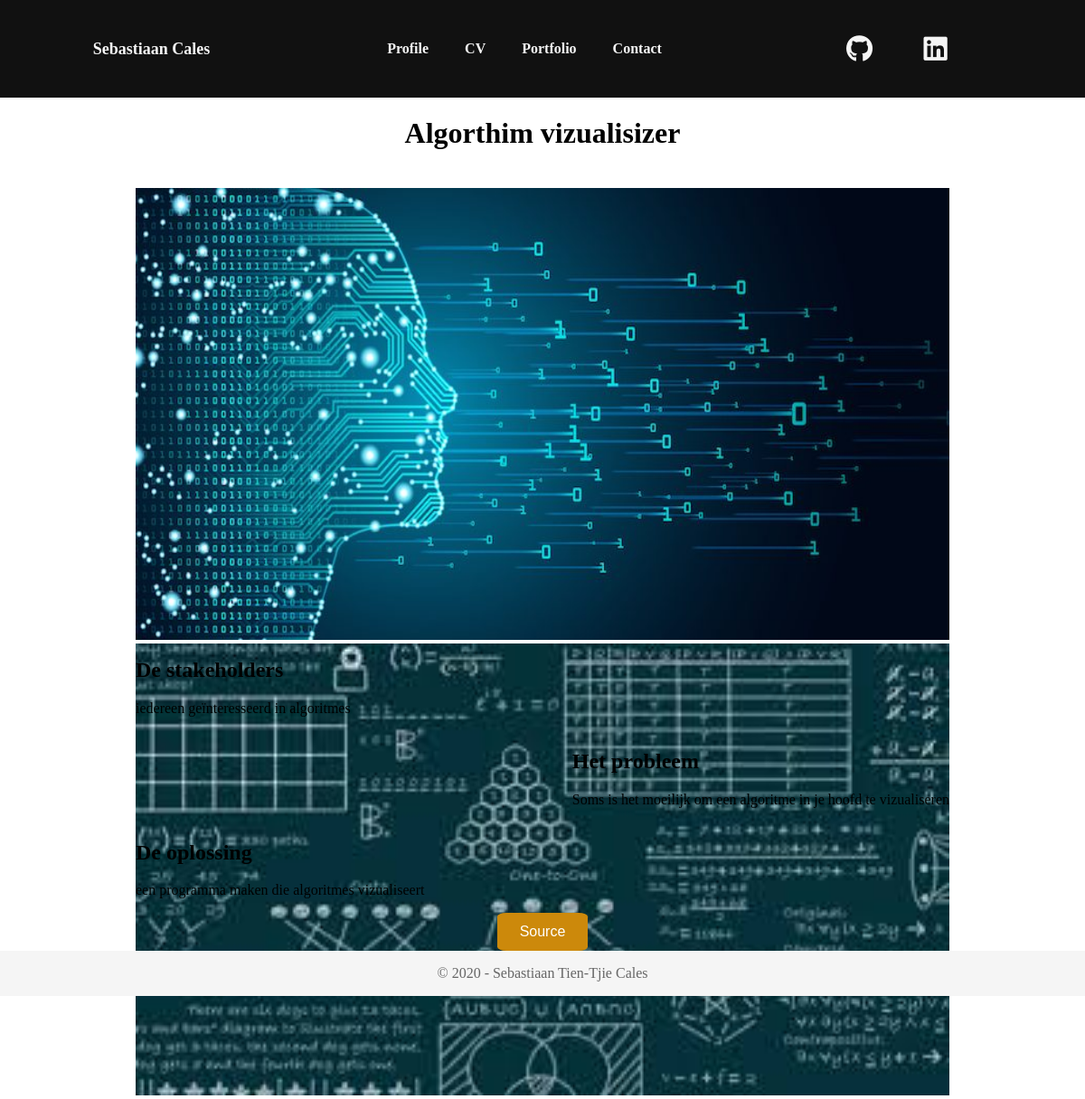
/portfolio/Algorthim vizualisizer, run on the app's committed database.
### portfolio/models.py (models this page shows, shortened)
class Project(models.Model):
	project_id = models.AutoField(primary_key=True)
	project_title = models.CharField(max_length= 50)
	live_link = models.URLField(null=True, blank=True)
	github_link = models.URLField(null=True, blank=True)
	date_start = models.CharField(max_length=100)
	date_end = models.CharField(max_length = 100, null=True)
	profile = models.ForeignKey(Profile, on_delete=models.CASCADE)

class Image(models.Model):
	image = models.ImageField(upload_to = 'pics')
	thumbnail = models.BooleanField()
	profile = models.ForeignKey(Profile, on_delete=models.CASCADE, null=True, blank=True)
	project = models.ForeignKey(Project, on_delete=models.CASCADE, null=True, blank=True)

class Description(models.Model):
	project = models.OneToOneField(
		Project,
		on_delete=models.CASCADE,
		primary_key=True,
	)
	short = models.TextField()
	stakeholders = models.TextField()
	problem = models.TextField()
	solution= models.TextField()

### portfolio/views.py (the view)
# urls.py: path('portfolio/<project_title>', ProjectDetailView.as_view(), name = "portfolio-project-detail"),
class ProjectDetailView(DetailView):
      model = Project
      template_name = 'portfolio/project_details.html'
      context_object_name = "project"
      slug_field = "project_title"
      slug_url_kwarg = "project_title"
      def get_context_data(self, **kwargs):
          context = super().get_context_data(**kwargs)
          project = get_object_or_404(Project, project_title =self.kwargs.get('project_title'))
          context['images'] = Image.objects.filter(project_id= project.project_id )
          return context

### portfolio/context_processors.py (called while the page is built)
def add_variable_to_context(request):
    return {
        'github': Social.objects.get(social_name='Github'),
        'linkedin': Social.objects.get(social_name='Linkedin'),
    }

### portfolio/templates/portfolio/project_details.html (shortened to what this page needs)
{% extends "portfolio/base.html" %}
{% load static %}
{% block style %}
<link rel="stylesheet" type= "text/css" href="{% static 'portfolio/project_details.css' %}">
{% endblock style %}
{% block content %}
<div class="content_grid">
    <div class="titel">
        <h1>{{project.project_title}}</h1>
    </div>
    <div class="image_slider">
        {% for image in images %}
            <img src="{{image.image.url}}" alt="">
        {% endfor %}
    </div>
    <div class="stakeholder">
        <h2>De stakeholders</h2>
        <p>{{project.description.stakeholders}}</p>
    </div>
    <div class = "problem">
        <h2>Het probleem</h2>
        <p>{{project.description.problem}}</p>
    </div>
    <div class="solution">
        <h2>De oplossing</h2>
        <p>{{project.description.solution}}</p>
    </div>
    <div class="projectlinkjes">
        {% if project.github_link != None %}
            <a href="{{project.github_link}}" target="_blank"><button class=" btn">Source</button></a>
        {% endif %}
    </div>
</div>
{% endblock content %}

### portfolio/static/portfolio/main.css (style rules this page uses)
.base_grid { min-height: 100vh; margin: 0; display: grid; grid-template-rows: auto 1fr auto; padding: 0; }
button { background-color: #111111; border: none; color: white; padding: 12px 16px; font-size: 16px; cursor: pointer; width: 100px; border-radius: 10%; }
.btn { background-color: rgb(204, 137, 11) !important; }

### portfolio/static/portfolio/project_details.css (style rules this page uses)
.content_grid { display: grid; grid-template-columns: 1fr 6fr 1fr; grid-template-rows: 100px 700px repeat(4, auto); }
.titel { grid-column: span 3; text-align: center; }
.image_slider { grid-column: 2/3; }
img { width: 100%; height: 100%; }
.stakeholder { grid-column: 2/3; }
.problem { grid-column: 2/3; justify-self: end; }
.solution { grid-column: 2/3; }
.projectlinkjes { grid-column: 2/3; justify-self: center; }
@media screen and (max-width: 1200px) { .content_grid { grid-template-rows: 100px 500px repeat(4, auto); } }

### data on the page
Project: project_title "Algorthim vizualisizer", description.stakeholders "iedereen geïnteresseerd in algoritmes", description.problem "Soms is het moeilijk om een algoritme in je hoofd te vizualiseren", description.solution "een programma maken die algoritmes vizualiseert"
Image: image (picture)
Image: image (picture)
